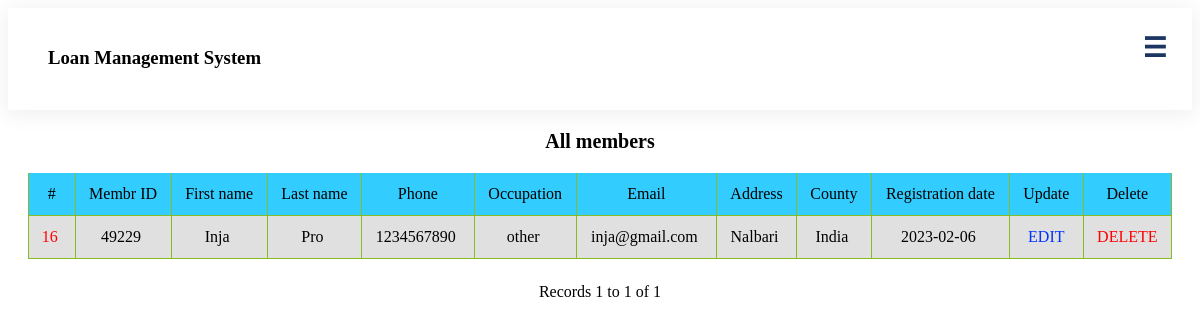
Page /admin/displaymember.php (signed in) on the committed database.
### tables this page shows
CREATE TABLE `member` (
  `id` int(5) NOT NULL,
  `memberId` int(8) NOT NULL,
  `fName` varchar(15) NOT NULL,
  `lName` varchar(15) NOT NULL,
  `gender` varchar(6) NOT NULL,
  `phone` varchar(13) NOT NULL,
  `occupation` varchar(20) NOT NULL,
  `email` varchar(30) NOT NULL,
  `password` varchar(15) NOT NULL,
  `address` varchar(12) NOT NULL,
  `county` varchar(20) NOT NULL,
  `district` varchar(20) NOT NULL,
  `location` varchar(20) NOT NULL,
  `photo` varchar(200) NOT NULL,
  `dob` date NOT NULL,
  `regDate` date NOT NULL
);

### admin/displaymember.php (the view, shortened to what this page needs)
<?php require_once('../Connections/mlms.php'); ?>
<?php
$maxRows_dispmember = 10;
$pageNum_dispmember = 0;
$startRow_dispmember = $pageNum_dispmember * $maxRows_dispmember;
mysqli_select_db($mlms, $database_mlms);
$query_dispmember = "SELECT id, memberId, fName, lName, phone, occupation, email, address, county, regDate FROM member";
$query_limit_dispmember = sprintf("%s LIMIT %d, %d", $query_dispmember, $startRow_dispmember, $maxRows_dispmember);
$dispmember = mysqli_query($mlms, $query_limit_dispmember) or die(mysql_error());
$row_dispmember = mysqli_fetch_assoc($dispmember);
if (isset($_GET['totalRows_dispmember'])) {
    $totalRows_dispmember = $_GET['totalRows_dispmember'];
} else {
    $all_dispmember = mysqli_query($mlms, $query_dispmember);
    $totalRows_dispmember = mysqli_num_rows($all_dispmember);
}
?>
<html>
<head>
    <link rel="stylesheet" type="text/css" href="../Assets/css/style.css">
</head>
<body>
    <?php include '../header/admin.php'; ?>
    <center>
        <div class="main">
            <div class="container">
                <h3 class="llTl">All members</h3>
                <table border="0" align="center">
                    <table align="center" id="id01" class="responsive-table">
                        <tr bgcolor="#33CCFF">
                            <td>#</td>
                            <td>Membr ID</td>
                            <td>First name</td>
                            <td>Last name</td>
                            <td>Phone</td>
                            <td>Occupation</td>
                            <td>Email</td>
                            <td>Address</td>
                            <td>County</td>
                            <td>Registration date</td>
                            <td>Update</td>
                            <td>Delete</td>
                        </tr>
                        <?php
                        do { ?>
                            <tr>
                                <td><a href="managemember.php?recordID=<?php echo $row_dispmember['id']; ?>">
                                        <?php echo $row_dispmember['id']; ?>&nbsp; </a></td>
                                <td>
                                    <?php echo $row_dispmember['memberId']; ?>&nbsp;
                                </td>
                                <td>
                                    <?php echo $row_dispmember['fName']; ?>&nbsp;
                                </td>
                                <td>
                                    <?php echo $row_dispmember['lName']; ?>&nbsp;
                                </td>
                                <td>
                                    <?php echo $row_dispmember['phone']; ?>&nbsp;
                                </td>
                                <td>
                                    <?php echo $row_dispmember['occupation']; ?>&nbsp;
                                </td>
                                <td>
                                    <?php echo $row_dispmember['email']; ?>&nbsp;
                                </td>
                                <td>
                                    <?php echo $row_dispmember['address']; ?>&nbsp;
                                </td>
                                <td>
                                    <?php echo $row_dispmember['county']; ?>&nbsp;
                                </td>
                                <td>
                                    <?php echo $row_dispmember['regDate']; ?>&nbsp;
                                </td>
                                <td><a href="updatemember.php?memberId=<?php echo $row_dispmember['memberId']; ?>"
                                        style="text-decoration:none">
                                        <font color="#0033FF">EDIT</font>
                                    </a></td>
                                <td><a href="deletemember.php?memberId=<?php echo $row_dispmember['memberId']; ?>"
                                        style="text-decoration:none">
                                        <font color="#FF0000">DELETE</font>
                                    </a></td>
                            </tr>
                        <?php } while ($row_dispmember = mysqli_fetch_assoc($dispmember)); ?>
                    </table>
                    Records
                    <?php echo ($startRow_dispmember + 1) ?> to
                    <?php echo min($startRow_dispmember + $maxRows_dispmember, $totalRows_dispmember) ?> of
                    <?php echo $totalRows_dispmember ?>
                    <br />
                    <table border="0">
                        <tr>
                            <td>
                            </td>
                            <td>
                            </td>
                            <td>
                            </td>
                            <td>
                            </td>
                        </tr>
                    </table>
            </div>
        </div>
    </center>
</body>
</html>

### Assets/css/style.css (style rules this page uses)
.main { padding-left: 20px; padding-right: 20px; }
.llTl { font-size: 20px; font-weight: bold; text-align: center; }
a { text-decoration: none; color: red; }
.main { display: block; }
body { position: relative; }
tr { text-align: center; vertical-align: middle; }
.responsive-table { width: 100%; margin-bottom: 1.5em; border-spacing: 0; }
@media (min-width: 48em) { .responsive-table { font-size: 0.9em; } }
@media (min-width: 62em) { .responsive-table { font-size: 1em; } }
.responsive-table tbody, .responsive-table tr, .responsive-table th, .responsive-table td { display: block; padding: 0; text-align: left; white-space: normal; }
@media (min-width: 48em) { .responsive-table tr { display: table-row; } }
.responsive-table th, .responsive-table td { padding: 0.5em; vertical-align: middle; }
@media (min-width: 30em) { .responsive-table th, .responsive-table td { padding: 0.75em 0.5em; } }
@media (min-width: 48em) { .responsive-table th, .responsive-table td { display: table-cell; padding: 0.5em; } }
@media (min-width: 62em) { .responsive-table th, .responsive-table td { padding: 0.75em 0.5em; } }
@media (min-width: 75em) { .responsive-table th, .responsive-table td { padding: 0.75em; } }
.responsive-table tbody tr { margin-bottom: 1em; }
@media (min-width: 48em) { .responsive-table tbody tr { display: table-row; border-width: 1px; } }
.responsive-table tbody tr:last-of-type { margin-bottom: 0; }
@media (min-width: 48em) { .responsive-table tbody tr:nth-of-type(even) { background-color: rgba(0, 0, 0, 0.12); } }
.responsive-table tbody td { text-align: right; }
@media (min-width: 48em) { .responsive-table tbody td { border-left: 1px solid #86bc25; border-bottom: 1px solid #86bc25; text-align: center; } }
@media (min-width: 48em) { .responsive-table tbody td:last-of-type { border-right: 1px solid #86bc25; } }

### header/admin.php (style rules this page uses)
body { font-family: Raleway; }

### rows in the picture
member: id "16", memberId "49229", fName "Inja", lName "Pro", phone "1234567890", occupation "other", email "inja@gmail.com", address "Nalbari", county "India", regDate "2023-02-06"

### other values in the picture
$startRow_dispmember + 1 "1"
min($startRow_dispmember + $maxRows_dispmember, $totalRows_dispmember) "1"
$totalRows_dispmember "1"
